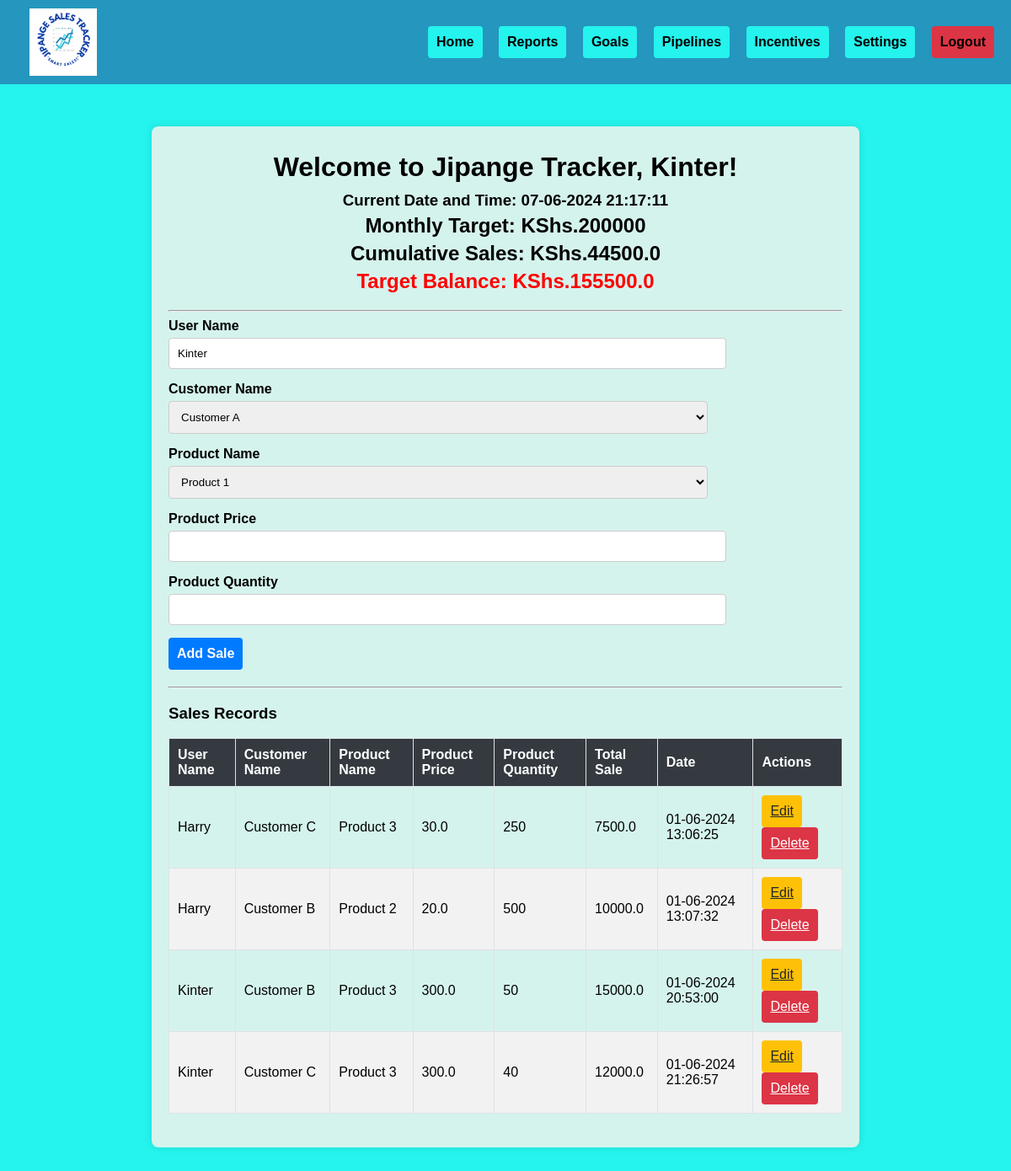
Page / (signed in) on the earlier database version.
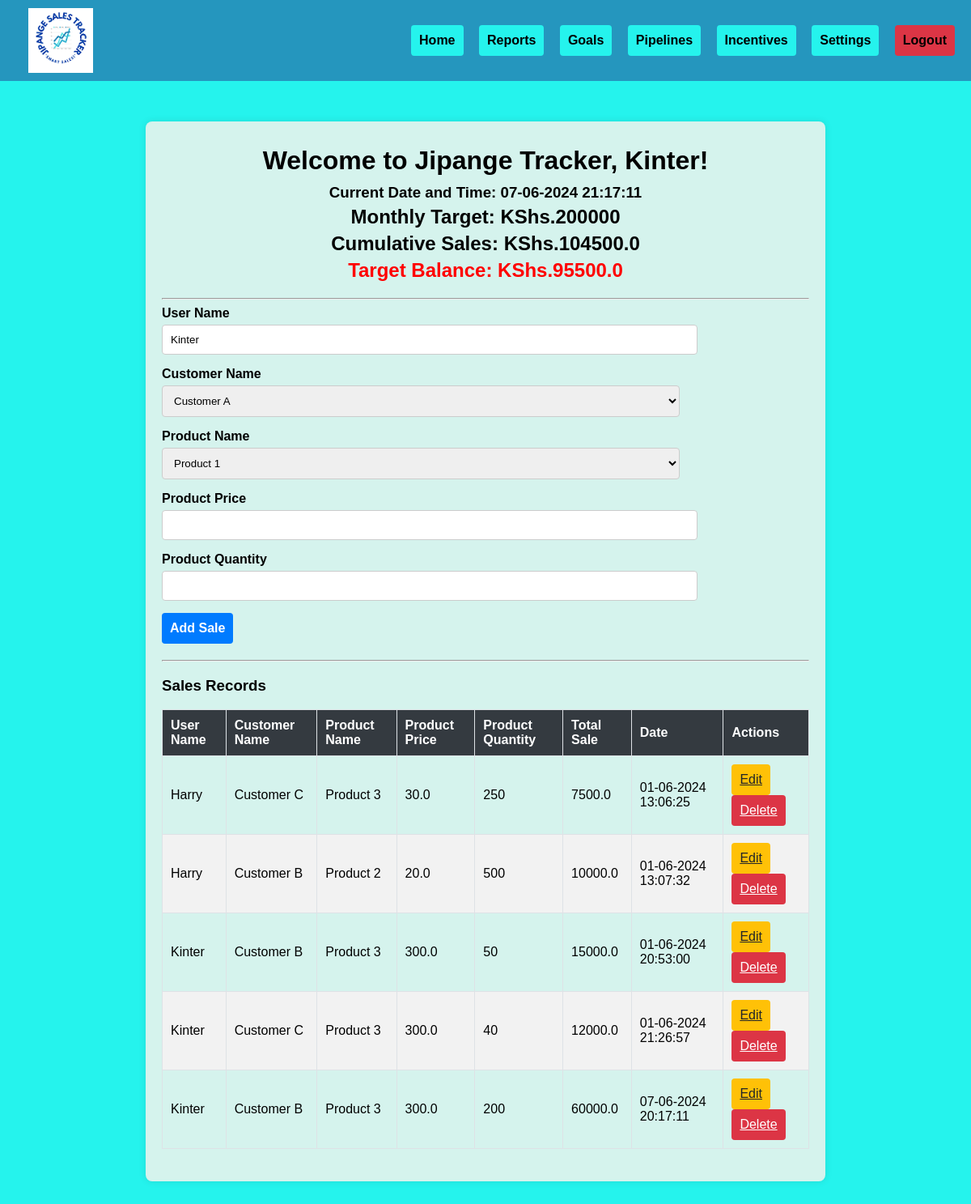
Same page on the later database version.
### app.py (models this page shows, shortened)
class User(db.Model, UserMixin):
    id = db.Column(db.Integer, primary_key=True)
    username = db.Column(db.String(80), unique=True, nullable=False)
    password = db.Column(db.String(120), nullable=False)

class Sale(db.Model):
    id = db.Column(db.Integer, primary_key=True)
    user_name = db.Column(db.String(80), nullable=False)
    customer_name = db.Column(db.String(80), nullable=False)
    product_name = db.Column(db.String(80), nullable=False)
    product_price = db.Column(db.Float, nullable=False)
    product_quantity = db.Column(db.Integer, nullable=False)
    total_sale = db.Column(db.Float, nullable=False)
    date = db.Column(db.DateTime, default=datetime.utcnow)

### app.py (the view)
@app.route('/')
@login_required
def index():
    sales = Sale.query.all()
    cumulative_sales = sum(sale.total_sale for sale in sales)
    monthly_target = 200000
    customers = ['Customer A', 'Customer B', 'Customer C']
    products = [
        {'name': 'Product 1', 'price': 100},
        {'name': 'Product 2', 'price': 200},
        {'name': 'Product 3', 'price': 300}
    ]
    target_balance = monthly_target - cumulative_sales
    return render_template('index.html',
                           sales=sales,
                           cumulative_sales=cumulative_sales,
                           monthly_target=monthly_target,
                           customers=customers,
                           products=products,
                           target_balance=target_balance,
                           datetime=datetime)

### app.py (called while the page is built)
@login_manager.user_loader
def load_user(user_id):
    return User.query.get(int(user_id))

### templates/index.html (shortened to what this page needs)
<!DOCTYPE html>
<html lang="en">
<head>
    <link rel="stylesheet" href="{{ url_for('static', filename='styles.css') }}">
</head>
<body>
    <nav class="navbar">
        <a class="navbar-brand" href="#"><img src="{{ url_for('static', filename='logo.png') }}" alt="Logo" class="logo"></a>
        <div class="navbar-links">
            <a href="/" class="btn btn-navbar-links">Home</a>
            <a href="#" class="btn btn-navbar-links">Reports</a>
            <a href="#" class="btn btn-navbar-links">Goals</a>
            <a href="#" class="btn btn-navbar-links">Pipelines</a>
            <a href="#" class="btn btn-navbar-links">Incentives</a>
            <a href="#" class="btn btn-navbar-links">Settings</a>
            <a href="{{ url_for('logout') }}" class="btn btn-danger">Logout</a>
        </div>
    </nav>
    <div class="container">
        <header>
            <h1>Welcome to Jipange Tracker, {{ current_user.username }}!</h1>
            <h3>Current Date and Time: {{ datetime.utcnow().strftime('%d-%m-%Y %H:%M:%S') }}</h3>
            <h2>Monthly Target: KShs.{{ monthly_target }}</h2>
            <h2>Cumulative Sales: KShs.{{ cumulative_sales }}</h2>
            {% if target_balance > 0 %}
                <h2 style="color: red;">Target Balance: KShs.{{ target_balance }}</h2>
            {% else %}
                <h2 style="color: green;">Target Surpassed by: KShs.{{ -target_balance }}</h2>
            {% endif %}
        </header>
        <hr>
        <form method="POST" action="{{ url_for('add_sale') }}">
            <div class="form-group">
                <label for="userName">User Name</label>
                <input type="text" class="form-control" id="userName" name="userName" value="{{ current_user.username }}" readonly>
            </div>
            <div class="form-group">
                <label for="customerName">Customer Name</label>
                <select class="form-control" id="customerName" name="customerName" required>
                    {% for customer in customers %}
                    <option value="{{ customer }}">{{ customer }}</option>
                    {% endfor %}
                </select>
            </div>
            <div class="form-group">
                <label for="productName">Product Name</label>
                <select class="form-control" id="productName" name="productName" required>
                    {% for product in products %}
                    <option value="{{ product.name }}" data-price="{{ product.price }}">{{ product.name }}</option>
                    {% endfor %}
                </select>
            </div>
            <div class="form-group">
                <label for="productPrice">Product Price</label>
                <input type="number" class="form-control" id="productPrice" name="productPrice" step="0.01" required readonly>
            </div>
            <div class="form-group">
                <label for="productQuantity">Product Quantity</label>
                <input type="number" class="form-control" id="productQuantity" name="productQuantity" required>
            </div>
            <button type="submit" class="btn btn-primary">Add Sale</button>
        </form>
        <hr>
        <h3>Sales Records</h3>
        <table class="table">
            <thead>
                <tr>
                    <th>User Name</th>
                    <th>Customer Name</th>
                    <th>Product Name</th>
                    <th>Product Price</th>
                    <th>Product Quantity</th>
                    <th>Total Sale</th>
                    <th>Date</th>
                    <th>Actions</th>
                </tr>
            </thead>
            <tbody>
                {% for sale in sales %}
                <tr>
                    <td>{{ sale.user_name }}</td>
                    <td>{{ sale.customer_name }}</td>
                    <td>{{ sale.product_name }}</td>
                    <td>{{ sale.product_price }}</td>
                    <td>{{ sale.product_quantity }}</td>
                    <td>{{ sale.total_sale }}</td>
                    <td>{{ sale.date.strftime('%d-%m-%Y %H:%M:%S') }}</td>
                    <td>
                        <a href="{{ url_for('edit_sale', id=sale.id) }}" class="btn btn-warning btn-sm">Edit</a>
                        <a href="{{ url_for('delete_sale', id=sale.id) }}" class="btn btn-danger btn-sm">Delete</a>
                    </td>
                </tr>
                {% endfor %}
            </tbody>
        </table>
    </div>
</body>
</html>

### static/styles.css (style rules this page uses)
body { font-family: Verdana, sans-serif; background-color: rgb(37, 243, 237); margin: 0; padding: 0; }
.container { max-width: 800px; margin: 50px auto; padding: 20px; background-color: rgb(213, 243, 237); box-shadow: 0 0 10px rgba(0, 0, 0, 0.1); border-radius: 8px; }
.navbar { display: flex; justify-content: space-between; align-items: center; background-color: rgb(37, 150, 190); padding: 10px 20px; color: rgb(255, 255, 255); font-weight: bold; }
.navbar a { color: rgb(0, 0, 0); text-decoration: none; margin-left: 15px; }
.navbar-brand { display: flex; align-items: center; }
.navbar-brand .logo { height: 80px; margin-right: 10px; }
.btn-navbar-links { display: inline-block; background-color: rgb(37, 243, 237); color: rgb(12, 1, 1); padding: 10px 10px; font-size: 1rem; border: none; border-radius: 4px; cursor: pointer; text-align: center; }
header { text-align: center; margin-bottom: 20px; }
header h1 { margin: 10px 0; }
header h2, header h3 { margin: 5px 0; }
form { margin-bottom: 20px; }
.form-group { margin-bottom: 15px; }
.form-group label { display: block; margin-bottom: 5px; font-weight: bold; }
.form-control { width: 80%; padding: 10px; border: 1px solid #ccc; border-radius: 4px; }
.btn { display: inline-block; padding: 10px 10px; font-size: 1rem; border: none; border-radius: 4px; cursor: pointer; text-align: center; }
.btn-primary { background-color: #007bff; font-weight: bold; color: #fff; }
.btn-danger { background-color: #dc3545; color: #fff; }
.btn-warning { background-color: #ffc107; color: #212529; }
table { width: 100%; border-collapse: collapse; margin-bottom: 20px; }
table th, table td { padding: 10px; border: 1px solid #dee2e6; text-align: left; }
table th { background-color: #343a40; color: #fff; }
table tr:nth-child(even) { background-color: #f2f2f2; }

Differences in the rows shown:
added Sale: user_name "Kinter", customer_name "Customer B", product_name "Product 3", product_price "300.0", product_quantity "200", total_sale "60000.0", date "07-06-2024 20:17:11"
Other differences:
{{ cumulative_sales }}: "44500.0" → "104500.0"
{{ target_balance }}: "155500.0" → "95500.0"
